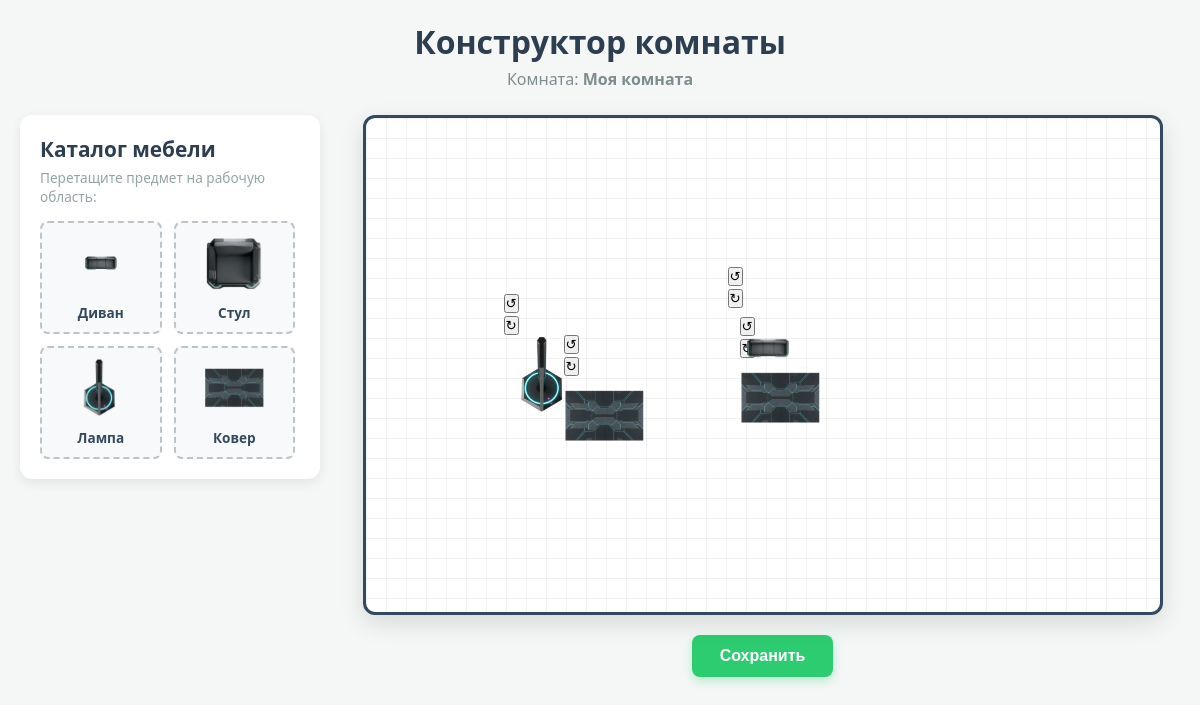
The page / on the database its author committed.
### constructor/models.py (models this page shows, shortened)
class Room(models.Model):
    name = models.CharField(
        max_length=50,
        default='Моя комната',
        verbose_name='Комната'
        )
    created_at = models.DateTimeField(
        auto_now_add=True,
        verbose_name='Дата создания'
    )
    class Meta:
        verbose_name = 'Комната',
        verbose_name_plural = 'Комнаты'

class Furniture(models.Model):
    name = models.CharField(
        max_length=100, verbose_name='Предмет'
    )
    category = models.CharField(
        max_length=50, verbose_name='Категория'
    )
    image = models.ImageField(
        upload_to="furniture/",
        verbose_name='Изображение предмета'
    )
    class Meta:
        verbose_name = 'Предмет мебели'
        verbose_name_plural = 'Каталог мебели'

class RoomFurniture(models.Model):
    room = models.ForeignKey(
        Room, on_delete=models.CASCADE,
        related_name='placed_furniture',
        verbose_name='Комната'
    )
    furniture = models.ForeignKey(
        Furniture, on_delete=models.CASCADE,
        verbose_name='Предмет мебели'
    )
    x_pos = models.IntegerField(
        default=0, verbose_name='Координата X (px)'
    )
    y_pos = models.IntegerField(
        default=0, verbose_name='Координата Y (px)'
    )
    width = models.IntegerField(default=80, verbose_name='Ширина (px)')
    height = models.IntegerField(default=80, verbose_name='Высота (px)')
    rotation = models.IntegerField(default=0, verbose_name='Угол поворота (град.)')
    class Meta:
        verbose_name = 'Размещенный предметы'
        verbose_name_plural = 'Размещенная мебель в комнатах'

### constructor/views.py (the view)
# urls.py: path('', views.room_view, name='room'),
def room_view(request):
    room, created = Room.objects.get_or_create(id=1,
                                               defaults={"name":"Моя комната"})
    furniture_catalog = Furniture.objects.all()
    placed_furniture = RoomFurniture.objects.filter(room=room)
    context = {
        "room": room,
        "furniture_catalog": furniture_catalog,
        "placed_furniture": placed_furniture
    }
    return render(request, "constructor/room.html", context)

### constructor/templates/constructor/room.html (shortened to what this page needs)
{% load static %}
<!DOCTYPE html>
<html lang="en">
<head>
    <link rel="stylesheet" href="{% static 'constructor/css/style.css' %}">
</head>
<body>
    <header>
        <h1>Конструктор комнаты</h1>
        <p>Комната: <strong>{{ room.name }}</strong></p>
    </header>
    <main>
        <aside>
            <h2>Каталог мебели</h2>
            <p>Перетащите предмет на рабочую область:</p>
            <div class="catalog-list">
                {% for item in furniture_catalog %}
                    <div class="catalog-item"
                    draggable="true"
                    data-id="{{ item.id }}"
                    data-name="{{ item.name }}"
                    data-image="{{ item.image.url }}"
                    >
                    <img src="{{ item.image.url }}" alt="{{ item.name }}">
                    <span>{{ item.name }}</span>
                    </div>
                {% empty %}
                    <p class="empty-msg">Каталог пуст</p>
                {% endfor %}
            </div>
        </aside>
        <section class="room-panel">
             <div class="room-workspace" id="roomWorkspace"
             data-room-id="{{ room.id }}">
                {% for placed in placed_furniture %}
                    <div class="placed-item"
                    style="left: {{ placed.x_pos}}px;
                    top: {{ placed.y_pos}}px;
                    width: {{ placed.width}}px;
                    height: {{placed.height}}px;
                    transform: rotate({{placed.rotation}}deg)"
                    data-furniture-id="{{placed.furniture.id}}"
                    data-width="{{placed.width}}"
                    data-height="{{placed.height}}"
                    data-rotation="{{placed.rotation}}">
                        <div class="placed-item-controls">
                            <button class="control-btn rot-left">
                                &#8634;
                            </button>
                            <button class="control-btn rot-right">
                                &#8635;
                            </button>
                        </div>
                        <img src="{{ placed.furniture.image.url }}">
                    </div>
                {% endfor %}
            </div>
            <div class="controls-panel">
                <button id="saveRoom" class="btn btn-success">
                    Сохранить
                </button>
            </div>
        </section>
    </main>
</body>
</html>

### constructor/static/constructor/css/style.css (style rules this page uses)
* { box-sizing: border-box; margin: 0; padding: 0; }
body { font-family: 'Segoe UI', Tahoma, Geneva, Verdana, sans-serif; background-color: #f4f7f6; color: #333; display: flex; flex-direction: column; min-height: 100vh; padding: 20px; }
header { text-align: center; margin-bottom: 25px; }
header h1 { font-size: 2rem; color: #2c3e50; margin-bottom: 5px; }
header p { color: #7f8c8d; font-size: 1rem; }
main { display: flex; gap: 25px; max-width: 1300px; margin: 0 auto; width: 100%; align-items: flex-start; }
aside { flex: 0 0 300px; background: #ffffff; padding: 20px; border-radius: 12px; box-shadow: 0 4px 12px rgba(0, 0, 0, 0.08); }
aside h2 { font-size: 1.3rem; color: #2c3e50; margin-bottom: 5px; }
aside p { font-size: 0.85rem; color: #95a5a6; margin-bottom: 15px; }
.catalog-list { display: grid; grid-template-columns: repeat(2, 1fr); gap: 12px; max-height: 520px; overflow-y: auto; padding-right: 5px; }
.catalog-item { background: #f8f9fa; border: 2px dashed #bdc3c7; border-radius: 8px; padding: 10px; text-align: center; cursor: grab; transition: all 0.2s ease-in-out; user-select: none; }
.catalog-item img { width: 60px; height: 60px; object-fit: contain; margin-bottom: 5px; pointer-events: none; }
.catalog-item span { display: block; font-size: 0.85rem; font-weight: 600; color: #34495e; }
.room-panel { flex: 1; display: flex; flex-direction: column; align-items: center; }
.room-workspace { width: 800px; height: 500px; background-color: #ffffff; position: relative; border: 3px solid #34495e; border-radius: 12px; box-shadow: 0 8px 24px rgba(0, 0, 0, 0.12); overflow: hidden; background-image: linear-gradient(rgba(0, 0, 0, 0.05) 1px, transparent 1px), linear-gradient(90deg, rgba(0, 0, 0, 0.05) 1px, transparent 1px); background-size: 20px 20px; }
.placed-item { position: absolute; cursor: move; display: inline-block; padding: 5px; border: 1px solid transparent; transition: border 0.15s ease; user-select: none; }
.placed-item img { width: 80px; height: 80px; object-fit: contain; display: block; pointer-events: none; }
.controls-panel { margin-top: 20px; width: 100%; display: flex; justify-content: center; }
.btn { padding: 12px 28px; font-size: 1rem; font-weight: bold; border: none; border-radius: 8px; cursor: pointer; transition: background-color 0.2s, transform 0.1s; }
.btn-success { background-color: #2ecc71; color: white; box-shadow: 0 4px 10px rgba(46, 204, 113, 0.3); }

### rows shown on the page
Room: name "Моя комната"
Furniture: image (picture), name "Диван"
Furniture: image (picture), name "Стул"
Furniture: image (picture), name "Лампа"
Furniture: image (picture), name "Ковер"
RoomFurniture: furniture.image (picture)
RoomFurniture: furniture.image (picture)
RoomFurniture: furniture.image (picture)
RoomFurniture: furniture.image (picture)
